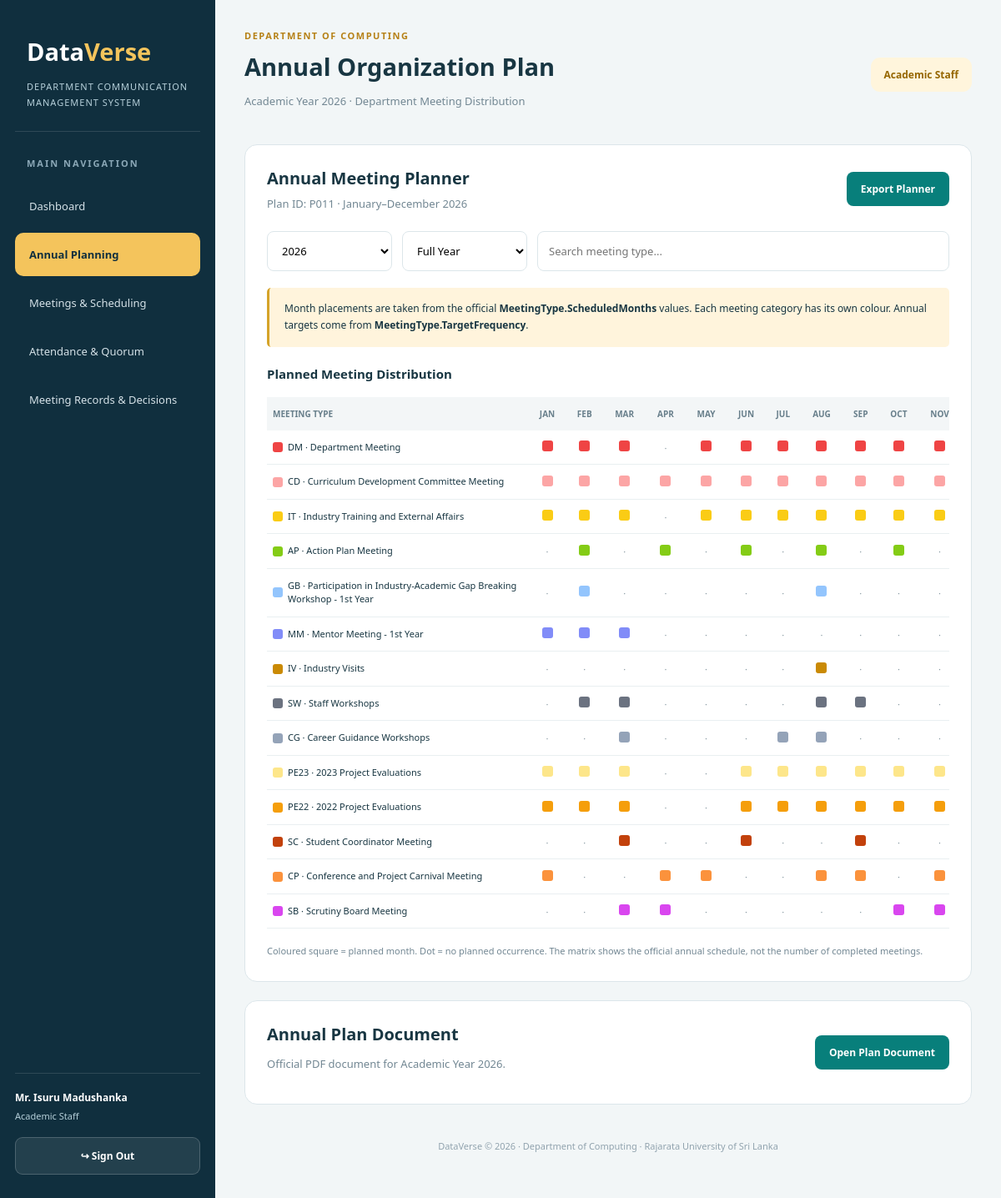
The app's page /annual_plan.php (signed in) with its own data.
### tables this page shows
CREATE TABLE YearPlan (
    PlanID       VARCHAR(10)  NOT NULL,
    AcademicYear INT          NOT NULL,
    PlanLink     VARCHAR(500) NOT NULL,

    PRIMARY KEY (PlanID),
    CONSTRAINT uq_year_plan_year UNIQUE (AcademicYear),
    CONSTRAINT chk_year_plan_range CHECK (AcademicYear BETWEEN 2000 AND 2100),
    CONSTRAINT chk_year_plan_link CHECK (CHAR_LENGTH(TRIM(PlanLink)) >= 5)
);

CREATE TABLE MeetingType (
    TypeID           VARCHAR(10)  NOT NULL,
    Name             VARCHAR(120) NOT NULL,
    ShortName        VARCHAR(15)  NOT NULL,
    IsPrivate        VARCHAR(5)   NOT NULL DEFAULT 'No',
    TargetFrequency  INT          NOT NULL,
    CategoryGroup    VARCHAR(30)  NOT NULL DEFAULT 'Academic',
    FrequencyLabel   VARCHAR(80)  NOT NULL,
    Semester01       CHAR(1)      NOT NULL DEFAULT 'Y',
    Semester02       CHAR(1)      NOT NULL DEFAULT 'Y',
    ScheduledMonths  VARCHAR(60)  NOT NULL,
    CalendarColorHex CHAR(7)      NOT NULL DEFAULT '#3B82F6',

    PRIMARY KEY (TypeID),
    CONSTRAINT uq_meeting_type_name UNIQUE (Name),
    CONSTRAINT chk_meeting_type_isprivate CHECK (IsPrivate IN ('Yes', 'No')),
    CONSTRAINT chk_meeting_type_freq CHECK (TargetFrequency > 0),
    CONSTRAINT chk_meeting_type_category CHECK (
        CategoryGroup IN ('Academic', 'Administrative', 'External/Industry', 'Student-Centric')
    ),
    CONSTRAINT chk_meeting_type_sem1 CHECK (Semester01 IN ('Y', 'N')),
    CONSTRAINT chk_meeting_type_sem2 CHECK (Semester02 IN ('Y', 'N')),
    CONSTRAINT chk_meeting_type_color CHECK (CalendarColorHex LIKE '#______'),
    INDEX idx_meeting_type_category (CategoryGroup),
    INDEX idx_meeting_type_shortname (ShortName)
);

### annual_plan.php (the view, shortened to what this page needs)
<?php
require_once __DIR__ . "/config.php";
function h($value) {
    return htmlspecialchars(
        (string)($value ?? ""),
        ENT_QUOTES | ENT_SUBSTITUTE,
        "UTF-8"
    );
}
function safeColor($color) {
    return preg_match(
        '/^#[0-9A-Fa-f]{6}$/',
        (string)$color
    ) ? $color : '#64748b';
}
function plannedMonths($value) {
    $value = trim((string)$value);
    $names = [
        'jan' => 1, 'feb' => 2, 'mar' => 3,
        'apr' => 4, 'may' => 5, 'jun' => 6,
        'jul' => 7, 'aug' => 8, 'sep' => 9,
        'oct' => 10, 'nov' => 11, 'dec' => 12
    ];
    $months = [];
    preg_match_all(
        '/\b(?:jan(?:uary)?|feb(?:ruary)?|mar(?:ch)?|apr(?:il)?|may|jun(?:e)?|jul(?:y)?|aug(?:ust)?|sep(?:tember)?|oct(?:ober)?|nov(?:ember)?|dec(?:ember)?)\b/i',
        $value,
        $matches
    );
    foreach ($matches[0] as $name) {
        $number = $names[
            substr(strtolower($name), 0, 3)
        ] ?? null;
        if ($number) {
            $months[$number] = true;
        }
    }
    return array_keys($months);
}
$role = (string)$_SESSION['user_role'];
$userName = (string)($_SESSION['user_name'] ?? 'Team Member');
$roleNames = [
    'HOD' => 'Head of Department',
    'Clerk' => 'Clerk / Convener',
    'AcademicStaff' => 'Academic Staff'
];
$year = filter_input(
    INPUT_GET,
    'year',
    FILTER_VALIDATE_INT
);
if (!$year || $year < 2000 || $year > 2100) {
    $year = (int)date('Y');
}
$years = [$year];
$result = $conn->query(
    "SELECT AcademicYear
     FROM YearPlan
     ORDER BY AcademicYear DESC"
);
if ($result) {
    while ($row = $result->fetch_assoc()) {
        $years[] = (int)$row['AcademicYear'];
    }
}
$years = array_values(array_unique($years));
rsort($years);
$stmt = $conn->prepare(
    "SELECT PlanID, AcademicYear, PlanLink
     FROM YearPlan
     WHERE AcademicYear = ?
     LIMIT 1"
);
$stmt->bind_param('i', $year);
$stmt->execute();
$yearPlan = $stmt->get_result()->fetch_assoc();
$meetingTypes = [];
$result = $conn->query(
    "SELECT
        TypeID,
        Name,
        ShortName,
        IsPrivate,
        TargetFrequency,
        CategoryGroup,
        FrequencyLabel,
        ScheduledMonths,
        CalendarColorHex
     FROM MeetingType
     ORDER BY TypeID"
);
if ($result) {
    while ($row = $result->fetch_assoc()) {
        $meetingTypes[] = $row;
    }
}
$monthNames = [
    'Jan', 'Feb', 'Mar', 'Apr',
    'May', 'Jun', 'Jul', 'Aug',
    'Sep', 'Oct', 'Nov', 'Dec'
];
?>
<!DOCTYPE html>
<html lang="en">
<head>
</head>
<body>
<aside class="sidebar">
    <div class="logo">
        Data<span>Verse</span>
    </div>
    <div class="logo-caption">
        DEPARTMENT COMMUNICATION<br>
        MANAGEMENT SYSTEM
    </div>
    <div class="nav-heading">
        MAIN NAVIGATION
    </div>
    <nav>
        <a href="dashboard.php" class="nav-link">
            Dashboard
        </a>
        <a href="annual_plan.php" class="nav-link active">
            Annual Planning
        </a>
        <a href="meetings.php" class="nav-link">
            Meetings & Scheduling
        </a>
        <a href="participation.php" class="nav-link">
            Attendance & Quorum
        </a>
        <a href="documents.php" class="nav-link">
            Meeting Records & Decisions
        </a>
    </nav>
    <div class="profile-area">
        <div class="profile-name">
            <?= h($userName) ?>
        </div>
        <div class="profile-role">
            <?= h($roleNames[$role]) ?>
        </div>
        <a href="logout.php" class="signout">
            ↪ Sign Out
        </a>
    </div>
</aside>
<main class="main">
    <header class="top">
        <div>
            <div class="eyebrow">
                DEPARTMENT OF COMPUTING
            </div>
            <h1>Annual Organization Plan</h1>
            <p class="subtitle">
                Academic Year <?= $year ?>
                · Department Meeting Distribution
            </p>
        </div>
        <div class="role-badge">
            <?= h($roleNames[$role]) ?>
        </div>
    </header>
    <section class="panel">
        <div class="panel-top">
            <div>
                <h2 class="panel-title">
                    Annual Meeting Planner
                </h2>
                <div class="subtitle">
                    Plan ID:
                    <?= h($yearPlan['PlanID'] ?? 'Not created') ?>
                    · January–December <?= $year ?>
                </div>
            </div>
            <div style="display:flex;gap:10px;flex-wrap:wrap">
                <a
                    href="annual_plan.php?year=<?= $year ?>&export=csv"
                    class="button"
                >
                    Export Planner
                </a>
            </div>
        </div>
        <div class="filters">
            <select id="yearSelect" onchange="changeYear()">
                <?php foreach ($years as $optionYear): ?>
                    <option
                        value="<?= $optionYear ?>"
                        <?= $optionYear === $year ? 'selected' : '' ?>
                    >
                        <?= $optionYear ?>
                    </option>
                <?php endforeach; ?>
            </select>
            <select id="periodFilter" onchange="filterMatrix()">
                <option value="all">
                    Full Year
                </option>
            </select>
            <input
                type="search"
                id="searchMeeting"
                placeholder="Search meeting type..."
                oninput="filterMatrix()"
            >
        </div>
        <div class="notice">
            Month placements are taken from the official
            <strong>MeetingType.ScheduledMonths</strong>
            values. Each meeting category has its own
            colour. Annual targets come from
            <strong>MeetingType.TargetFrequency</strong>.
        </div>
        <h3 style="font-size:15px;margin-bottom:18px">
            Planned Meeting Distribution
        </h3>
        <div class="matrix-container">
            <table class="matrix" id="planningMatrix">
                <thead>
                    <tr>
                        <th>MEETING TYPE</th>
                        <?php foreach ($monthNames as $index => $month): ?>
                            <th
                                class="month-column"
                                data-month="<?= $index + 1 ?>"
                            >
                                <?= h(strtoupper($month)) ?>
                            </th>
                        <?php endforeach; ?>
                    </tr>
                </thead>
                <tbody>
                    <?php foreach ($meetingTypes as $type): ?>
                        <?php
                        $months = plannedMonths(
                            $type['ScheduledMonths']
                        );
                        $color = safeColor(
                            $type['CalendarColorHex']
                        );
                        ?>
                        <tr class="meeting-row">
                            <td>
                                <div class="type-name">
                                    <span
                                        class="color-square"
                                        style="background:<?= h($color) ?>"
                                    ></span>
                                    <span>
                                        <?= h($type['ShortName']) ?>
                                        ·
                                        <?= h($type['Name']) ?>
                                    </span>
                                </div>
                            </td>
                            <?php for ($month = 1; $month <= 12; $month++): ?>
                                <td
                                    class="month-column"
                                    data-month="<?= $month ?>"
                                >
                                    <?php if (in_array(
                                        $month,
                                        $months,
                                        true
                                    )): ?>
                                        <span
                                            class="month-square"
                                            style="background:<?= h($color) ?>"
                                            title="Planned for <?= h($monthNames[$month - 1]) ?>"
                                        ></span>
                                    <?php else: ?>
                                        <span class="month-dot">
                                            ·
                                        </span>
                                    <?php endif; ?>
                                </td>
                            <?php endfor; ?>
                        </tr>
                    <?php endforeach; ?>
                </tbody>
            </table>
        </div>
        <div class="legend">
            Coloured square = planned month.
            Dot = no planned occurrence.
            The matrix shows the official annual schedule,
            not the number of completed meetings.
        </div>
    </section>
    <section class="panel" id="planDocument">
        <div class="document-row">
            <div>
                <h2 class="panel-title">
                    Annual Plan Document
                </h2>
                <p class="subtitle">
                    Official PDF document for Academic Year
                    <?= $year ?>.
                </p>
            </div>
            <?php if (
                $yearPlan &&
                !empty($yearPlan['PlanLink'])
            ): ?>
                <?php
                $planLink = $yearPlan['PlanLink'];
                $validLink = (
                    preg_match(
                        '#^uploads/annual_plans/[A-Za-z0-9_.-]+\.pdf$#',
                        $planLink
                    )
                    || filter_var(
                        $planLink,
                        FILTER_VALIDATE_URL
                    )
                );
                ?>
                <?php if ($validLink): ?>
                    <a
                        class="button"
                        href="<?= h($planLink) ?>"
                        target="_blank"
                        rel="noopener noreferrer"
                    >
                        Open Plan Document
                    </a>
                <?php else: ?>
                    <span class="small-text">
                        The saved document link needs verification.
                    </span>
                <?php endif; ?>
            <?php else: ?>
                <span class="small-text">
                    No annual plan document uploaded.
                </span>
            <?php endif; ?>
        </div>
    </section>
    <footer class="footer">
        DataVerse © <?= date('Y') ?>
        · Department of Computing
        · Rajarata University of Sri Lanka
    </footer>
</main>
</body>
</html>

### annual_plan.php (style rules this page uses)
:root { --navy: #102f3e; --navy-light: #204f5e; --gold: #f4c45c; --bg: #f2f6f7; --text: #183642; --muted: #728793; --border: #dce6ea; }
* { box-sizing: border-box; }
body { margin: 0; background: var(--bg); font-family: "Segoe UI", Arial, sans-serif; color: var(--text); }
.sidebar { width: 258px; position: fixed; top: 0; bottom: 0; left: 0; background: var(--navy); color: white; padding: 28px 18px; display: flex; flex-direction: column; overflow-y: auto; }
.logo { font-size: 29px; font-weight: 800; padding: 14px; }
.logo span { color: var(--gold); }
.logo-caption { padding: 0 14px 25px; font-size: 11px; letter-spacing: 1px; line-height: 1.7; color: #b6d0da; border-bottom: 1px solid #ffffff20; }
.nav-heading { font-size: 11px; letter-spacing: 2px; color: #8ba8b7; font-weight: 800; margin: 30px 14px 18px; }
.nav-link { display: block; padding: 17px; border-radius: 10px; margin-bottom: 6px; color: #d5e2e8; text-decoration: none; font-size: 13px; }
.nav-link.active { background: var(--gold); color: var(--navy); font-weight: 800; }
.profile-area { margin-top: auto; padding-top: 20px; border-top: 1px solid #ffffff20; }
.profile-name { font-weight: 800; font-size: 12px; }
.profile-role { font-size: 11px; color: #b6d0da; margin-top: 6px; }
.signout { display: block; margin-top: 18px; background: #ffffff15; border: 1px solid #ffffff30; border-radius: 9px; padding: 13px; text-align: center; color: white; text-decoration: none; font-size: 12px; font-weight: 700; }
.main { margin-left: 258px; padding: 35px; }
.top { display: flex; justify-content: space-between; align-items: center; margin-bottom: 30px; gap: 20px; }
.eyebrow { color: #b68116; font-size: 11px; font-weight: 800; letter-spacing: 1.5px; }
h1 { font-size: 29px; margin: 10px 0 8px; }
.subtitle { font-size: 13px; color: var(--muted); }
.role-badge { padding: 12px 16px; background: #fff5dc; border-radius: 11px; font-size: 12px; font-weight: 800; color: #956600; }
.panel { background: white; border: 1px solid var(--border); border-radius: 15px; padding: 26px; margin-bottom: 22px; }
.panel-title { font-size: 20px; font-weight: 800; margin: 0 0 8px; }
.panel-top { display: flex; justify-content: space-between; align-items: center; gap: 15px; margin-bottom: 24px; }
.button { border: 0; background: #087f7b; color: white; border-radius: 8px; padding: 12px 17px; font-weight: 700; font-size: 12px; text-decoration: none; cursor: pointer; display: inline-block; }
.filters { display: grid; grid-template-columns: 150px 150px 1fr; gap: 12px; margin-bottom: 20px; }
select, input[type="search"], input[type="file"] { width: 100%; padding: 13px; border: 1px solid var(--border); border-radius: 8px; background: white; font: inherit; font-size: 13px; }
.notice { background: #fff4dc; border-left: 3px solid #d5a329; padding: 15px 18px; border-radius: 5px; font-size: 12px; margin-bottom: 22px; line-height: 1.7; }
.matrix-container { overflow-x: auto; }
.matrix { width: 100%; border-collapse: collapse; min-width: 950px; }
.matrix th { text-align: center; background: #f3f6f7; color: #687f8b; font-size: 10px; padding: 13px 7px; white-space: nowrap; }
.matrix th:first-child { text-align: left; width: 33%; }
.matrix td { border-bottom: 1px solid #e9eff1; padding: 12px 7px; font-size: 11px; text-align: center; }
.matrix td:first-child { text-align: left; }
.type-name { display: flex; align-items: center; gap: 6px; font-size: 11px; line-height: 1.5; }
.color-square { display: inline-block; width: 12px; height: 12px; min-width: 12px; border-radius: 3px; }
.month-dot { color: #8597a0; }
.month-square { width: 13px; height: 13px; border-radius: 3px; display: inline-block; }
.legend { font-size: 11px; color: var(--muted); margin-top: 18px; line-height: 1.7; }
.document-row { display: flex; justify-content: space-between; align-items: center; gap: 15px; }
.footer { text-align: center; font-size: 11px; color: #91a3ae; padding: 20px; }

### records on screen
yearplan: PlanID "P011"
meetingtype: ShortName "DM", Name "Department Meeting"
meetingtype: ShortName "CD", Name "Curriculum Development Committee Meeting"
meetingtype: ShortName "IT", Name "Industry Training and External Affairs"
meetingtype: ShortName "AP", Name "Action Plan Meeting"
meetingtype: ShortName "GB", Name "Participation in Industry-Academic Gap Breaking Workshop - 1st Year", ScheduledMonths "FEB,AUG" (drawn)
meetingtype: ShortName "MM", Name "Mentor Meeting - 1st Year", ScheduledMonths "JAN,FEB,MAR" (drawn)
meetingtype: ShortName "IV", Name "Industry Visits"
meetingtype: ShortName "SW", Name "Staff Workshops", ScheduledMonths "FEB,MAR,AUG,SEP" (drawn)
meetingtype: ShortName "CG", Name "Career Guidance Workshops", ScheduledMonths "MAR,JUL,AUG" (drawn)
meetingtype: ShortName "PE23", Name "2023 Project Evaluations"
meetingtype: ShortName "PE22", Name "2022 Project Evaluations"
meetingtype: ShortName "SC", Name "Student Coordinator Meeting", ScheduledMonths "MAR,JUN,SEP,DEC" (drawn)
meetingtype: ShortName "CP", Name "Conference and Project Carnival Meeting"
meetingtype: ShortName "SB", Name "Scrutiny Board Meeting", ScheduledMonths "MAR,APR,OCT,NOV" (drawn)

### other values on screen
$userName "Mr. Isuru Madushanka"
$roleNames[$role] "Academic Staff"
$year "2026"
$month "JAN"
$month "FEB"
$month "MAR"
$month "APR"
$month "MAY"
$month "JUN"
$month "JUL"
$month "AUG"
$month "SEP"
$month "OCT"
$month "NOV"
form field value "2026"
